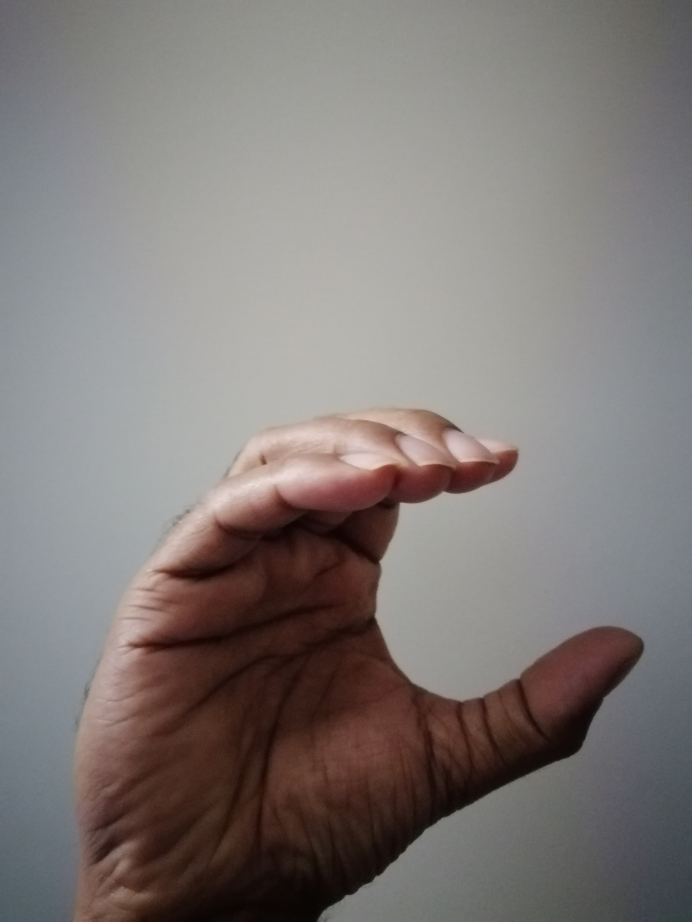
#> input picture dataset/raw data/C Sign/13.jpg, 3456 x 4608 px, found by its file name (shown at 1/5 size); its folder holds 4 pictures in this run
$ python preprocessing-and-resizing-data.py
#> lines starting #> are read from the running program, lines starting #| are printed output that depends on the picture
import cv2 as cv
import os
#"D:\images\training\s_balti"
j=1
listing = os.listdir("F:/Hand Sign/dataset/raw data/C sign/")
for file in listing:
    print(file)
    img = cv.imread("F:/Hand Sign/dataset/raw data/C sign/"+ file)
#> img is the input picture: shape (4608, 3456, 3); mean B, G, R 119.7, 121.9, 128.4
    img = cv.resize(img,(200,200))
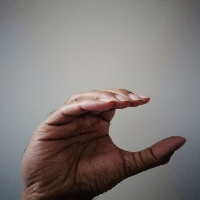
#> img: shape (200, 200, 3); mean B, G, R 119.6, 121.8, 128.3
    cv.imwrite('F:/Hand Sign/dataset/Preprocess data/C sign/'+'C'+str(j)+'.png',img)
    print('Done with '+str(j)+' images (-_-)')
    j=j+1
#> pass 2 of the loop `for file in listing:`:
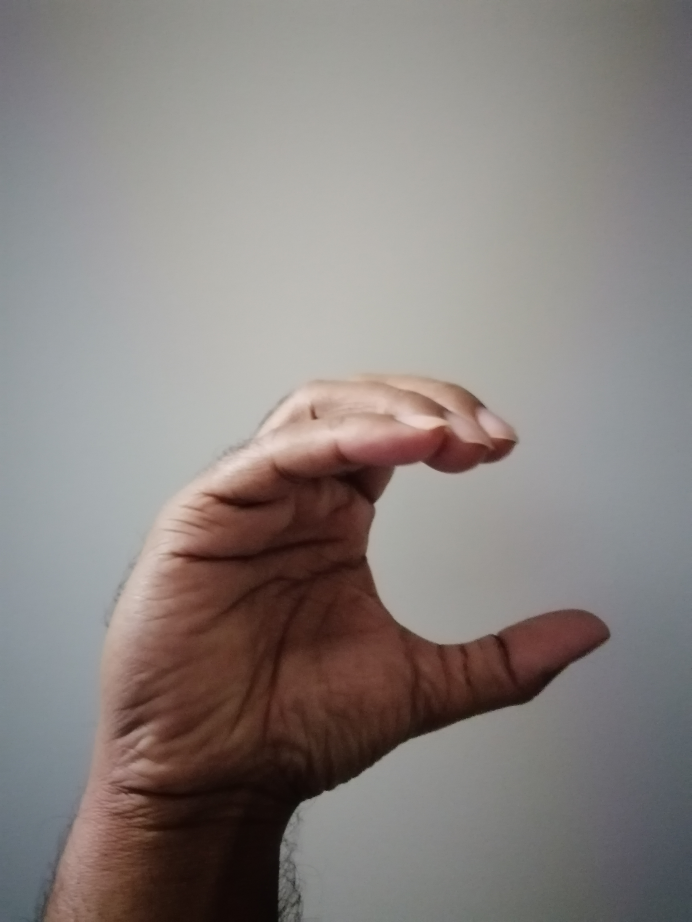
#> input picture dataset/raw data/C Sign/44.jpg, 3456 x 4608 px, found by its file name (shown at 1/5 size)
#> img is the input picture: shape (4608, 3456, 3); mean B, G, R 127.2, 130, 136.7
#> `img = cv.resize(img,(200,200))`:
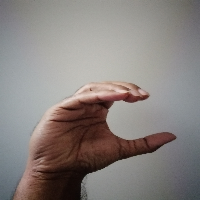
#> img: shape (200, 200, 3); mean B, G, R 127.1, 129.9, 136.6
#> pass 3 of the loop `for file in listing:`:
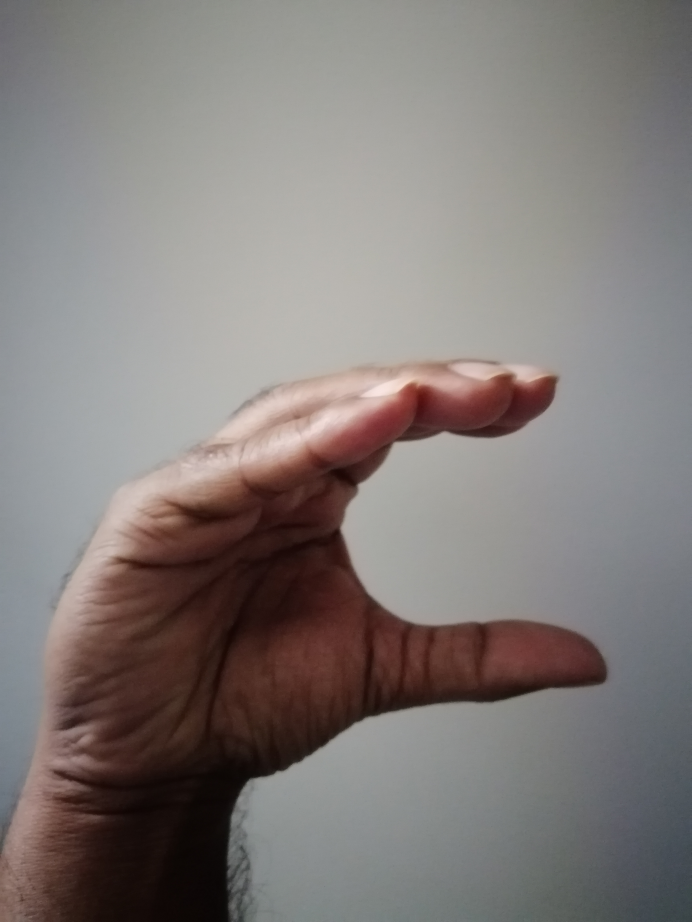
#> input picture dataset/raw data/C Sign/65.jpg, 3456 x 4608 px, found by its file name (shown at 1/5 size)
#> img is the input picture: shape (4608, 3456, 3); mean B, G, R 121.6, 124, 130.4
#> `img = cv.resize(img,(200,200))`:
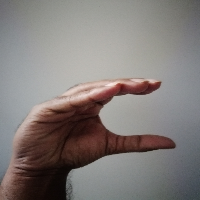
#> img: shape (200, 200, 3); mean B, G, R 121.5, 123.9, 130.3
#> the loop made 4 passes; the first 3 are shown
